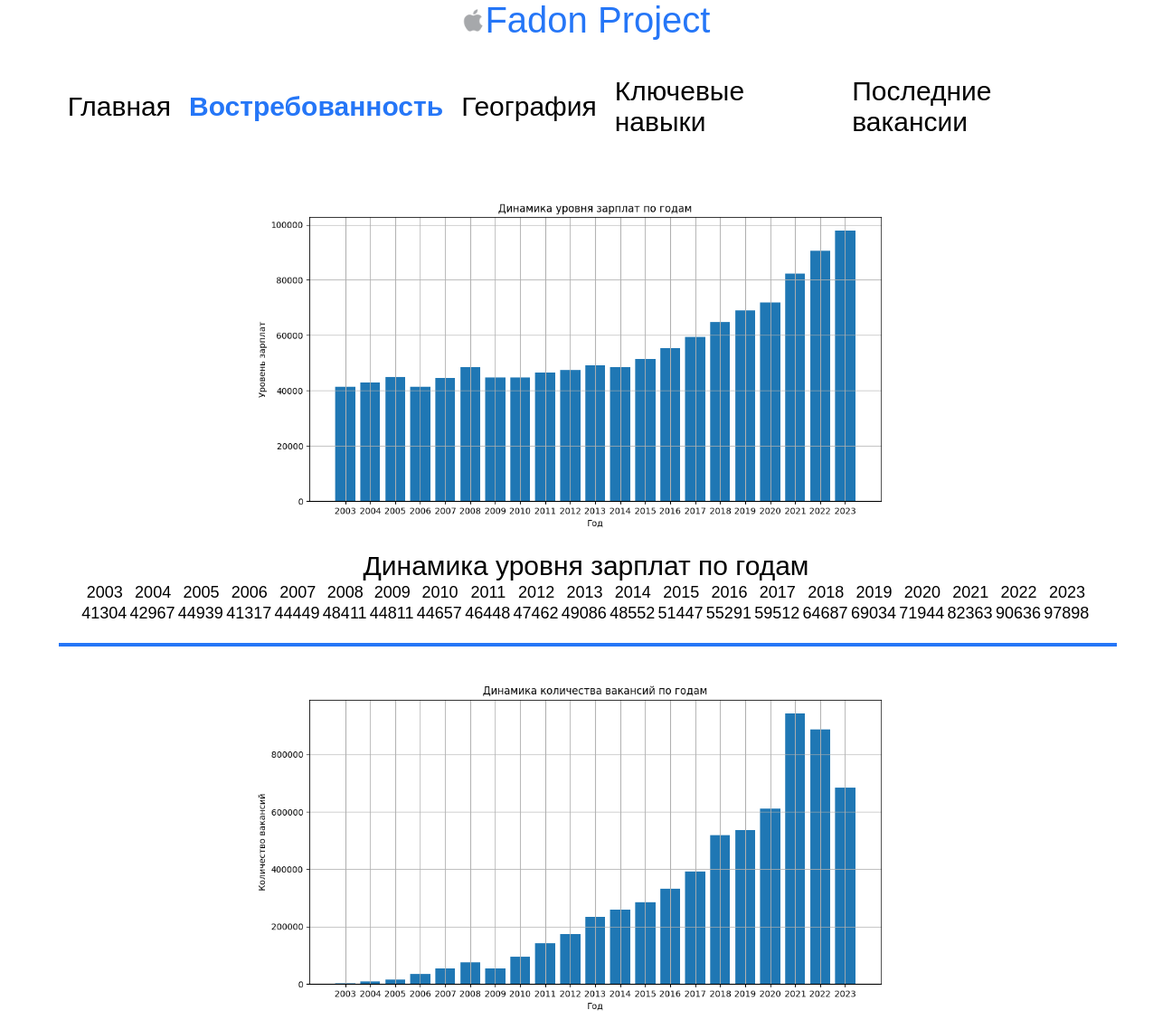
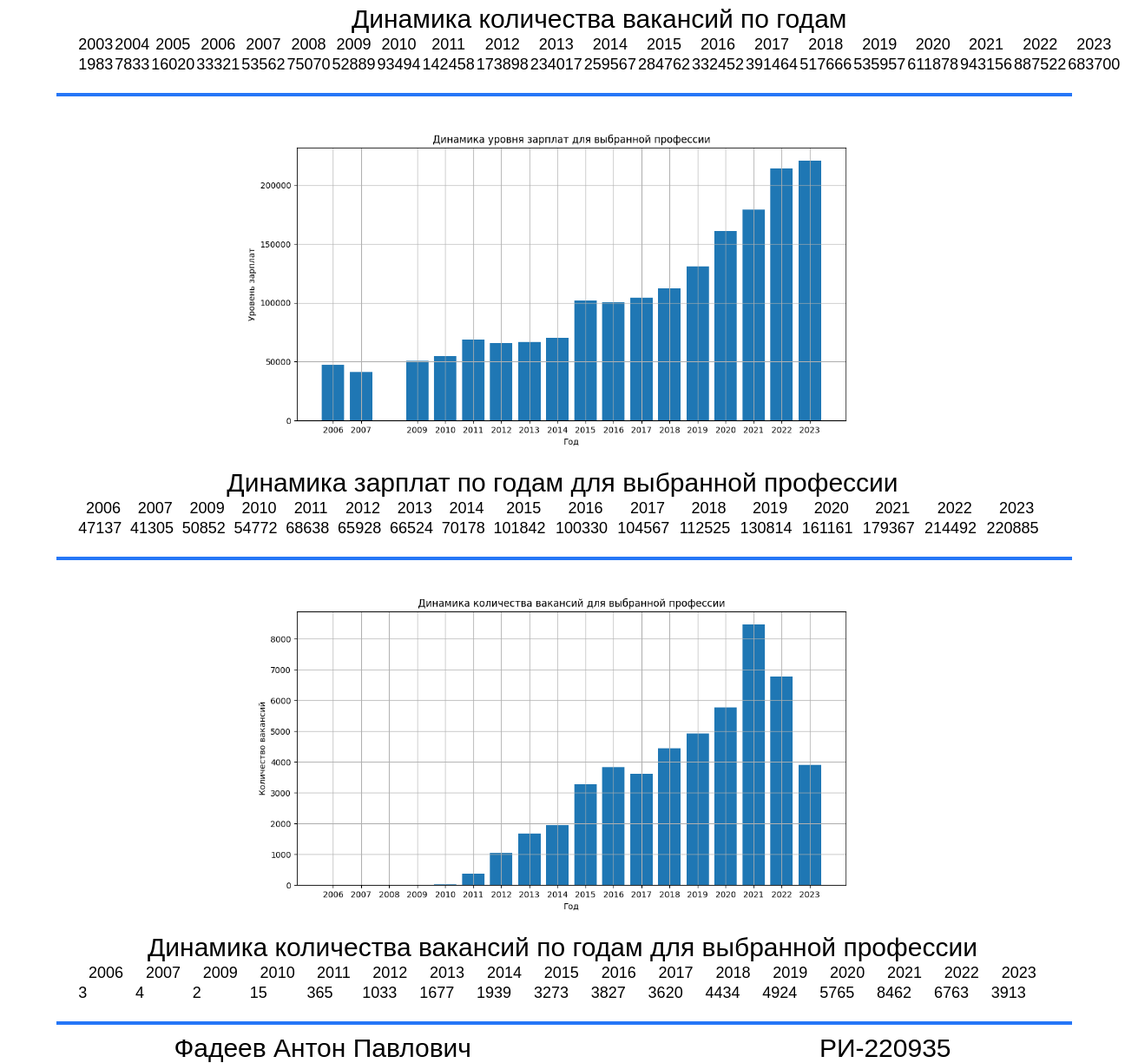
The page /demand/ on the database its author committed (2 pictures, top to bottom).
### application/models.py (models this page shows, shortened)
class DemandChart(models.Model):
    title = models.CharField('Название графика', max_length=100)
    image = models.ImageField('График', upload_to='charts/')
    dict = models.JSONField('Таблица', null=True)
    class Meta:
        verbose_name = 'График востребованности'
        verbose_name_plural = 'Графики востребованности'

### application/views.py (the view)
# urls.py: path('demand/', views.demand),
def demand(request):
    data = models.DemandChart.objects.all()
    content = {'data': data}
    return render(
        request,
        'application/demand.html',
        context=content
    )

### templates/application/demand.html (shortened to what this page needs)
{% load static %}
<html lang="en">
<head>
    <link rel="stylesheet" href="{% static 'application/css/base.css' %}">
</head>
<body>
<section class='logo'>
    <img class="logo-icon" src='{% static "application/img/logo.png" %}'>
    <p style="font-size: 40px; color: #2576f7;">Fadon Project</p>
</section>
<nav>
    <ul class='link-list'>
        <li class="link-item"><a href="/">Главная</a></li>
        <li class="link-item"><a href="/demand/">Востребованность</a></li>
        <li class="link-item"><a href="/geo/">География</a></li>
        <li class="link-item"><a href="/skills/">Ключевые навыки</a></li>
        <li class="link-item"><a href="/vacancies/">Последние вакансии</a></li>
    </ul>
</nav>
<section>
    <div class='body' id='block'>
        {% for item in data %}
        <img class="block__img" src="{{ item.image.url }}">
        <table class="block__table">
            <caption>{{ item.title }}</caption>
            <tr>
                {% for key in item.dict.keys %}
                <th>{{ key }}</th>
                {% endfor %}
            </tr>
            <tr>
                {% for value in item.dict.values %}
                <td>{{ value }}</td>
                {% endfor %}
            </tr>
        </table>
        <div class='break-line'></div>
        {% endfor %}
    </div>
</section>
</body>
<footer>
    <p>Фадеев Антон Павлович</p>
    <p>РИ-220935</p>
</footer>
</html>

### static/application/css/base.css (style rules this page uses)
* { margin: 0; padding: 0; font-family: sans-serif; font-style: normal; font-size: 30px; font-weight: 400; }
footer { width: 100%; position: absolute; display: flex; justify-content: space-around; }
nav { margin: 3% 5%; }
th, td { font-size: 60%; }
.logo { display: flex; flex-direction: row; justify-content: center; align-items: center; }
.logo-icon { max-width: 2%; }
.link-list { display: flex; justify-content: space-around; align-items: center; padding: 0; list-style: none; }
.link-item { margin: 0 10px; }
.link-item a { text-decoration: none; cursor: pointer; color: black; }
.link-item a.current { font-weight: bold; color: #2576f7; }
.body { margin: 0 5%; display: flex; flex-direction: column; align-items: left; }
.block__img { margin: auto; max-width: 70%; border-radius: 16px; }
.block__table { margin: 10px 2%; }
.break-line { text-align: center; border: 2px solid #2576f7; width: 100%; margin: 10px 0; }

### rows shown on the page
DemandChart: image (picture), title "Динамика уровня зарплат по годам", keys "2003" "2004" "2005" "2006" "2007" "2008" "2009" "2010" "2011" "2012" "2013" "2014" "2015" "2016" "2017" "2018" "2019" "2020" "2021" "2022" "2023", values "41304" "42967" "44939" "41317" "44449" "48411" "44811" "44657" "46448" "47462" "49086" "48552" "51447" "55291" "59512" "64687" "69034" "71944" "82363" "90636" "97898"
DemandChart: image (picture), title "Динамика количества вакансий по годам", keys "2003" "2004" "2005" "2006" "2007" "2008" "2009" "2010" "2011" "2012" "2013" "2014" "2015" "2016" "2017" "2018" "2019" "2020" "2021" "2022" "2023", values "1983" "7833" "16020" "33321" "53562" "75070" "52889" "93494" "142458" "173898" "234017" "259567" "284762" "332452" "391464" "517666" "535957" "611878" "943156" "887522" "683700"
DemandChart: image (picture), title "Динамика зарплат по годам для выбранной профессии", keys "2006" "2007" "2009" "2010" "2011" "2012" "2013" "2014" "2015" "2016" "2017" "2018" "2019" "2020" "2021" "2022" "2023", values "47137" "41305" "50852" "54772" "68638" "65928" "66524" "70178" "101842" "100330" "104567" "112525" "130814" "161161" "179367" "214492" "220885"
DemandChart: image (picture), title "Динамика количества вакансий по годам для выбранной профессии", keys "2006" "2007" "2009" "2010" "2011" "2012" "2013" "2014" "2015" "2016" "2017" "2018" "2019" "2020" "2021" "2022" "2023", values "3" "4" "2" "15" "365" "1033" "1677" "1939" "3273" "3827" "3620" "4434" "4924" "5765" "8462" "6763" "3913"
